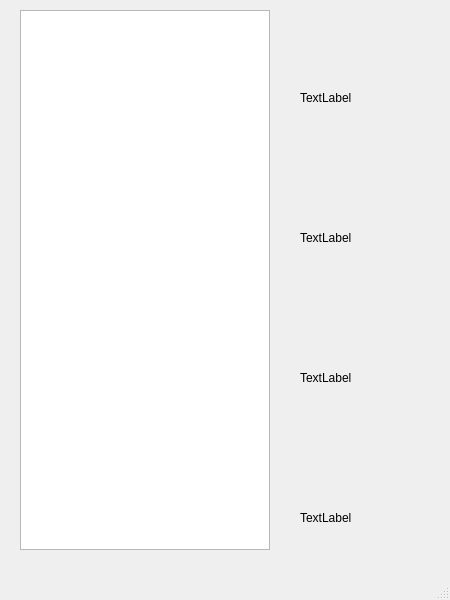
<?xml version="1.0" encoding="UTF-8"?>
<ui version="4.0">
 <class>MainWindow</class>
 <widget class="QMainWindow" name="MainWindow">
  <property name="geometry">
   <rect>
    <x>0</x>
    <y>0</y>
    <width>450</width>
    <height>600</height>
   </rect>
  </property>
  <property name="windowTitle">
   <string>MainWindow</string>
  </property>
  <widget class="QWidget" name="centralwidget">
   <widget class="QLabel" name="velocita_text">
    <property name="geometry">
     <rect>
      <x>300</x>
      <y>90</y>
      <width>250</width>
      <height>16</height>
     </rect>
    </property>
    <property name="text">
     <string>TextLabel</string>
    </property>
   </widget>
   <widget class="QLabel" name="girimotore_text">
    <property name="geometry">
     <rect>
      <x>300</x>
      <y>230</y>
      <width>250</width>
      <height>16</height>
     </rect>
    </property>
    <property name="text">
     <string>TextLabel</string>
    </property>
   </widget>
   <widget class="QLabel" name="temperatura_text">
    <property name="geometry">
     <rect>
      <x>300</x>
      <y>510</y>
      <width>250</width>
      <height>16</height>
     </rect>
    </property>
    <property name="text">
     <string>TextLabel</string>
    </property>
   </widget>
   <widget class="QLabel" name="pedaleacc_text">
    <property name="geometry">
     <rect>
      <x>300</x>
      <y>370</y>
      <width>250</width>
      <height>16</height>
     </rect>
    </property>
    <property name="text">
     <string>TextLabel</string>
    </property>
   </widget>
   <widget class="QGraphicsView" name="contenitore_lancette">
    <property name="geometry">
     <rect>
      <x>20</x>
      <y>10</y>
      <width>250</width>
      <height>540</height>
     </rect>
    </property>
   </widget>
  </widget>
  <widget class="QMenuBar" name="menubar">
   <property name="geometry">
    <rect>
     <x>0</x>
     <y>0</y>
     <width>450</width>
     <height>21</height>
    </rect>
   </property>
  </widget>
  <widget class="QStatusBar" name="statusbar"/>
 </widget>
 <resources/>
 <connections/>
</ui>
